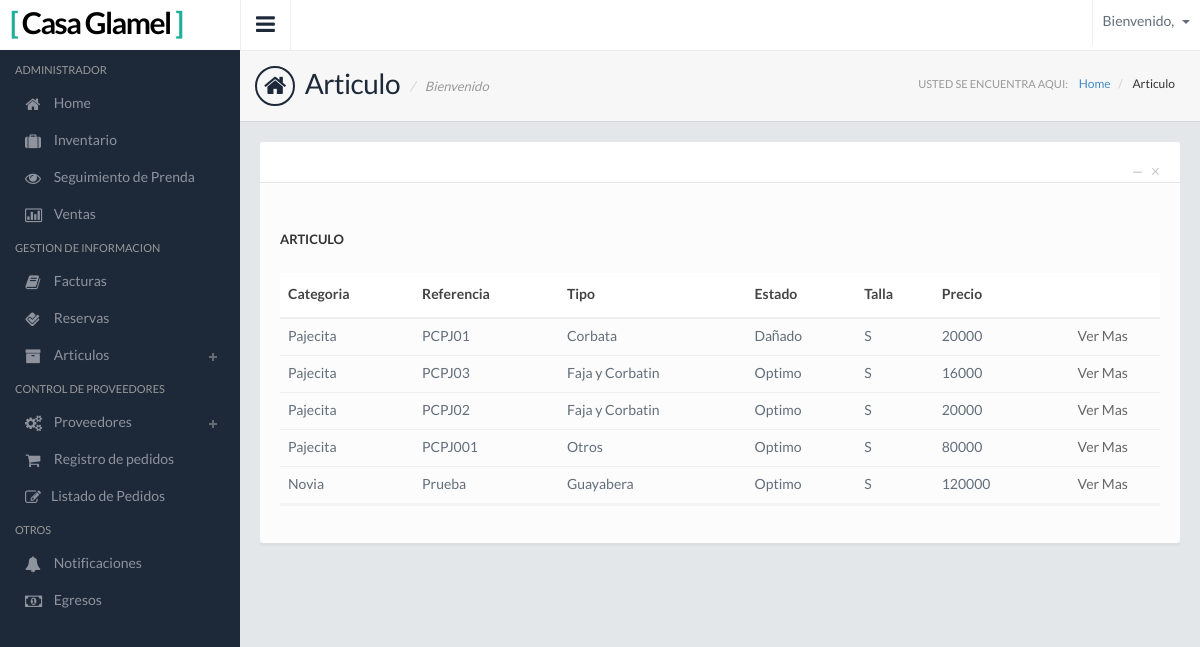
Page /Articulo-Lista/ on the earlier database version.
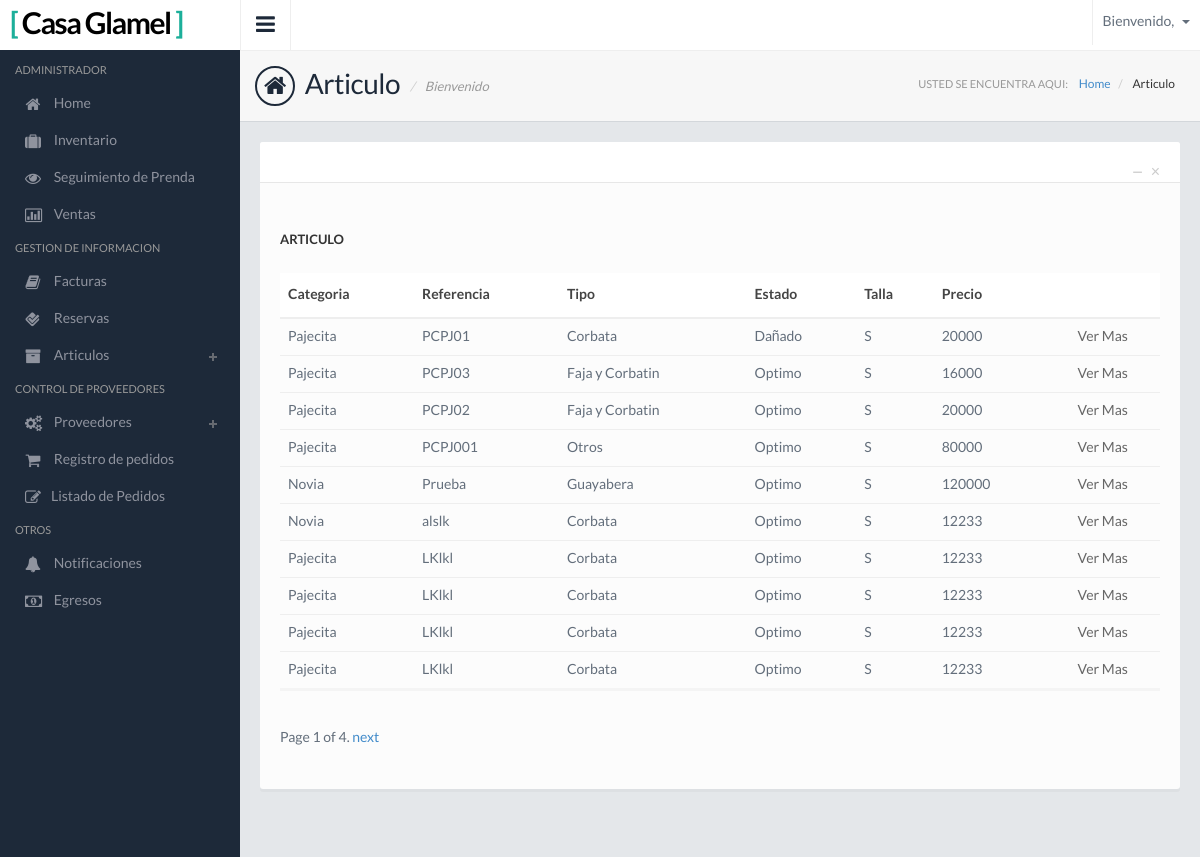
Same page on the later database version.
### Apps/Inventario/models.py (models this page shows, shortened)
class Articulo(models.Model):
    categoria_idcategoria = models.ForeignKey(Categoria)
    nombre_tipo = models.ForeignKey(Tipo)
    nombre_estado = models.ForeignKey(Estado)
    nombre_estado_ropa = models.ForeignKey(Estado_Ropa)
    color = models.ForeignKey(Color)
    nuevo = models.BooleanField(default=False)
    referencia = models.CharField(max_length=45)
    descripcion = models.CharField(max_length=100)
    fechaingreso = models.DateField()
    fechautil = models.DateField()
    precio_original = models.IntegerField()
    precio = models.IntegerField()
    ubicacion = models.CharField(max_length=45)
    talla = models.ForeignKey(Talla)

class Categoria(models.Model):
    famila_idfamilia = models.ForeignKey(Familia)
    nombre = models.CharField(max_length=45)
    descripcion = models.CharField(max_length=100)
    visible = models.BooleanField(default=True)
    def __str__(self):
        return self.nombre

class Tipo(models.Model):
    nombre_tipo = models.CharField(max_length=50)
    def __str__(self):
        return self.nombre_tipo

class Estado(models.Model):
    nombre_estado = models.CharField(max_length=50)
    def __str__(self):
        return self.nombre_estado

class Talla (models.Model):
    talla = models.CharField(max_length=2)
    def __str__(self):
        return self.talla

### Apps/Inventario/views.py (the view)
# urls.py: url(r'^Articulo-Lista/$', Articulo_Lista.as_view(), name='Ariculo_Lista'),
class Articulo_Lista(LoginRequiredMixin,SuperuserRequiredMixin,ListView):
    model = Articulo
    login_url = '/'
    context_object_name = 'articulo'
    template_name = u'ModuloAdmin/InventarioTemplate/Articulo/articulo_list.html'
    paginate_by = 10

### templates/ModuloAdmin/InventarioTemplate/Articulo/articulo_list.html (shortened to what this page needs)
{% extends "base.html" %}
{% load static from staticfiles %}
{% block link%} <link href="{% static 'css/jquery.datatables.css' %}" rel="stylesheet"> {%endblock%}
{% block page %} Articulo {% endblock %}
{% block page2 %} Articulo {% endblock %}
{% block contenido%}
    <div class="panel panel-default">
        <div class="panel-heading">
          <div class="panel-btns">
            <a href="#" class="panel-close">&times;</a>
            <a href="#" class="minimize">&minus;</a>
          </div>
        </div>
        <div class="panel-body">
          <h1 class="subtitle mb5">Articulo</h1>
          <br />
          <div class="table-responsive">
          <table class="table">
              <thead>
                 <tr>
                    <th>Categoria</th>
                    <th>Referencia</th>
                    <th>Tipo</th>
                    <th>Estado</th>
                    <th>Talla</th>
                     <th>Precio</th>
                     <th></th>
                 </tr>
              </thead>
              <tbody>
                 {%for articulo in articulo%}
                 <tr class="odd gradeX">
                    <td>{{articulo.categoria_idcategoria}}</td>
                     <td>{{articulo.referencia}}</td>
                     <td>{{articulo.nombre_tipo}}</td>
                     <td>{{articulo.nombre_estado}}</td>
                     <td>{{articulo.talla}}</td>
                     <td>{{articulo.precio}}</td>
                    <td class="table-action">
                      <a href="{% url 'Inventario:Articulo_Detail' articulo.pk %}">Ver Mas</a>
                    </td>
                 </tr>
                 {%endfor%}
              </tbody>
           </table>
            {% if is_paginated %}
                <div class="pagination">
                    <span class="page-links">
                        <span class="page-current">
                            Page {{ page_obj.number }} of {{ page_obj.paginator.num_pages }}.
                        </span>
                        {% if page_obj.has_next %}
                            <a href="?page={{ page_obj.next_page_number }}">next</a>
                        {% endif %}
                    </span>
                </div>
            {% endif %}
          </div>
        </div>
      </div>
{% endblock %}

Differences in the rows shown:
added Articulo: categoria_idcategoria "Novia", referencia "alslk", nombre_tipo "Corbata", nombre_estado "Optimo", talla "S", precio "12233"
added Articulo: categoria_idcategoria "Pajecita", referencia "LKlkl", nombre_tipo "Corbata", nombre_estado "Optimo", talla "S", precio "12233"
added Articulo: categoria_idcategoria "Pajecita", referencia "LKlkl", nombre_tipo "Corbata", nombre_estado "Optimo", talla "S", precio "12233"
added Articulo: categoria_idcategoria "Pajecita", referencia "LKlkl", nombre_tipo "Corbata", nombre_estado "Optimo", talla "S", precio "12233"
added Articulo: categoria_idcategoria "Pajecita", referencia "LKlkl", nombre_tipo "Corbata", nombre_estado "Optimo", talla "S", precio "12233"
Other differences:
{{ page_obj.number }}: (not shown) → "1"
{{ page_obj.paginator.num_pages }}: (not shown) → "4"
text now shown: "Page of . next"
